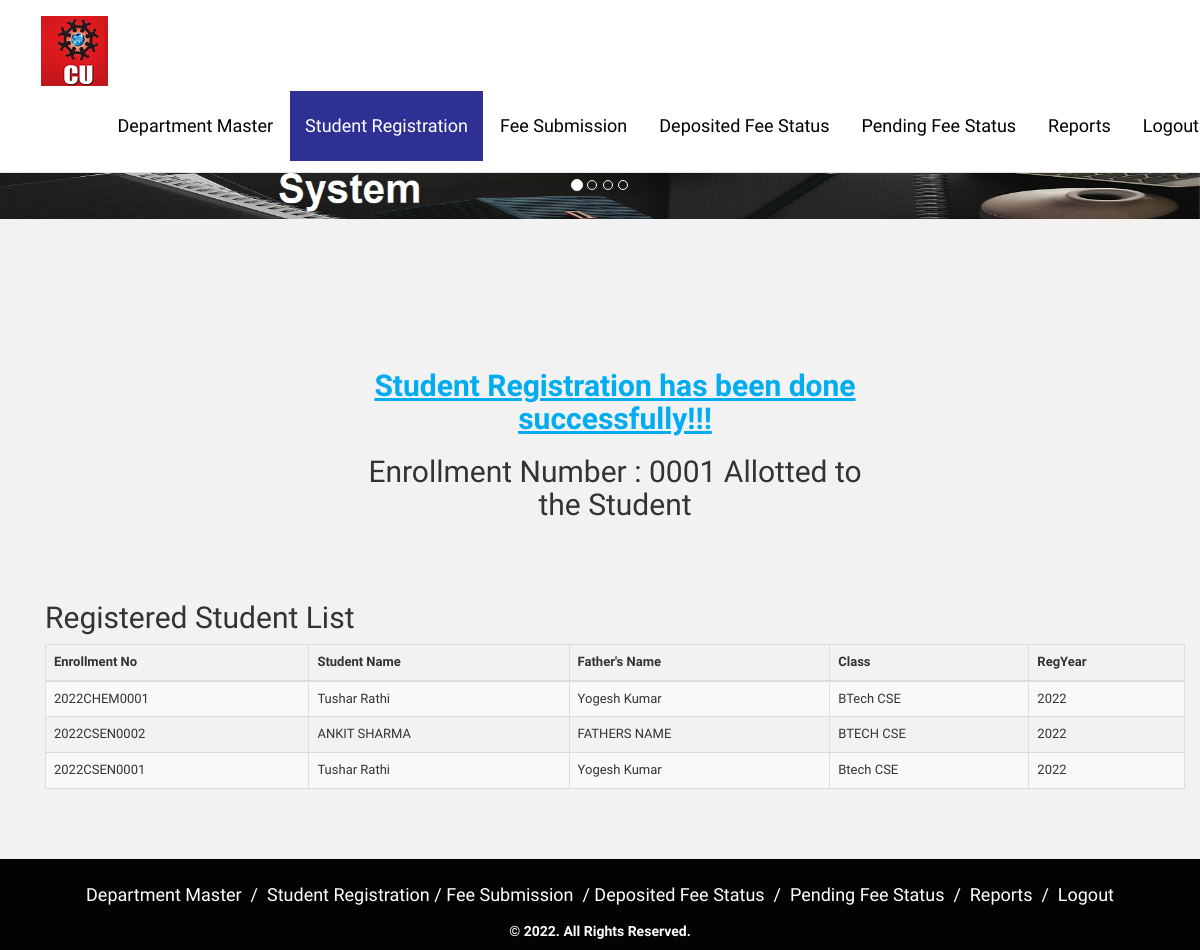
The page /Submitsuccess.php (signed in) on the database its author committed.
### tables this page shows
CREATE TABLE `tblstudent_info` (
  `idno` int(11) NOT NULL AUTO_INCREMENT,
  `id` int(12) NOT NULL,
  `EnrollmentNo` varchar(13) NOT NULL,
  `DeptName` varchar(50) NOT NULL,
  `StudentName` varchar(20) NOT NULL,
  `FatherName` varchar(20) NOT NULL,
  `YClass` varchar(20) NOT NULL,
  `YEMail` varchar(50) NOT NULL,
  `ContactNumber` varchar(10) DEFAULT NULL,
  `YAddress` varchar(100) NOT NULL,
  `YState` varchar(30) NOT NULL,
  `YGender` varchar(6) NOT NULL,
  `FeeSubmitted` char(1) NOT NULL,
  `YearS` varchar(4) NOT NULL,
  UNIQUE KEY `idno` (`idno`)
);

### Submitsuccess.php (the view, shortened to what this page needs)
<!doctype html>
<html>
<head>
    <link rel="stylesheet" href="css/bootstrap.min.css" type="text/css">
    <link rel="stylesheet" type="text/css" href="fonts/css/font-awesome.css">
    <link rel="stylesheet" href="css/style.css" type="text/css">
</head>
<?php
$servername = "localhost";
$username = "root";
$password = "";
$dbname = "dbproject";
$conn = mysqli_connect($servername, $username, $password, $dbname);
$deptname = trim($_POST['txtdeptlst']);
$stryearS = trim($_POST['txtyr']);
$stdname = trim($_POST['txtname']);
$fathername = trim($_POST['txtfname']);
$strcls = trim($_POST['txtcls']);
$stremail = trim($_POST['txtemail']);
$pnum = trim($_POST['txtphnumber']);
$Haddress = trim($_POST['txtaddress']);
$stat = trim($_POST['txtstate']);
$strgender = trim($_POST['txtgender']);
$sql1 = "SELECT MAX(ID) as maxRC FROM tblstudent_info WHERE DeptName = '$deptname' AND YearS='$stryearS'";
$result1 = $conn->query($sql1);
if ($result1->num_rows <> 0) {
    while ($row1 = $result1->fetch_assoc()) {
        $enroll1 = $row1["maxRC"];
        $Enroll2 = $enroll1 + 1;
        $strEnroll = (string) $Enroll2;
        if ($Enroll2 > 0 && $Enroll2 < 10) {
            $strEnrollNumber = '000' . $strEnroll;
        }
    }
}
$stryear9 = (string) $stryearS;
$deptname9 = (string) $deptname;
$strEnrollNumber9 = (string) $strEnrollNumber;
$FinalEnrollNO = $stryear9 . $deptname9 . $strEnrollNumber9;
$sql = "INSERT INTO tblstudent_info (id, EnrollmentNo, DeptName, StudentName, FatherName, YClass, YEMail, ContactNumber, YAddress, YState, YGender, FeeSubmitted, YearS)
VALUES ($Enroll2,'$FinalEnrollNO','$deptname', '$stdname', '$fathername', '$strcls', '$stremail', '$pnum', '$Haddress', '$stat', '$strgender', 'N','$stryearS')";
if ($conn->query($sql) === TRUE) {
    $msg = "<u><b> Student Registration has been done successfully!!! </b></u>";
} else {
    echo "Error: " . $sql . "<br>" . $conn->error;
}
?>
<body>
    <nav class="navbar navbar-inverse menu navbar-fixed-top ">
        <div class="container">
            <div class="navbar-header">
                <a class="navbar-brand" href="#"> <img src="images/Logo5.png"></a>
            </div>
            <div class="container">
                <div class="row">
                    <div class="collapse navbar-collapse" id="myNavbar">
                        <ul class="nav navbar-nav menu-title   navbar-right">
                            <li class=""><a href="deptmaster.php">Department Master</a></li>
                            <li class="active"><a href="stdreg.php">Student Registration</a></li>
                            <li class=""><a href="stdfee.php">Fee Submission</a></li>
                            <li class=""><a href="feedetails.php">Deposited Fee Status</a></li>
                            <li class=""><a href="pendingfee.php">Pending Fee Status</a></li>
                            <li class=""><a href="reports.php">Reports</a></li>
                            <li class=""><a href="LogOut.php">Logout</a></li>
                        </ul>
                    </div>
                </div>
            </div>
        </div>
    </nav>
    <section class="jk-slider" id="top">
        <div id="carousel-example" class="carousel slide" data-ride="carousel">
            <ol class="carousel-indicators">
                <li data-target="#carousel-example" data-slide-to="0" class="active"></li>
                <li data-target="#carousel-example" data-slide-to="1"></li>
                <li data-target="#carousel-example" data-slide-to="2"></li>
                <li data-target="#carousel-example" data-slide-to="3"></li>
            </ol>
            <div class="carousel-inner">
                <div class="item active">
                    <a href="#"><img src="images/1.png" /></a>
                </div>
            </div>
        </div>
    </section>
    <section id="contact" style="padding-top: 80px;">
        <div class="container">
            <div class="row">
                <div id="page" class="container inner_container">
                    <div class="container">
                        <div class="row">
                            <div class="col-md-6 col-md-offset-3  fm">
                                <div class="col-md-12 text-center heading">
                                    <h2><span class="section-tittle" style="color:#01acf1; font-weight:bold;"><?php echo  $msg ?> </span></h1>
                                        <h2> Enrollment Number : <?php echo  $FinalEnrollNO ?> Allotted to the Student</h2>
                                </div>
                            </div>
                        </div>
                    </div>
                </div>
            </div>
            <?php
            $servername = "localhost";
            $username = "root";
            $password = "";
            $dbname = "dbproject";
            $conn = mysqli_connect($servername, $username, $password, $dbname);
            $sql1 = "SELECT EnrollmentNo, StudentName, FatherName, YClass, YearS FROM tblstudent_info ORDER BY YearS, deptname, StudentName ";
            $result1 = $conn->query($sql1);
            if ($result1->num_rows <> 0) { ?>
                <div class="container">
                    <h2>Registered Student List</h2>
                    <table class="table table-bordered table-striped table-responsive-stack" id="tableOne">
                        <thead class="thead-dark">
                            <tr>
                                <th>Enrollment No</th>
                                <th>Student Name</th>
                                <th>Father's Name</th>
                                <th>Class</th>
                                <th>RegYear</th>
                            </tr>
                        </thead>
                        <tbody>
                            <?php
                            while ($row1 = $result1->fetch_assoc()) {
                            ?>
                                <tr>
                                    <td><?php echo $row1["EnrollmentNo"]; ?></td>
                                    <td><?php echo $row1["StudentName"]; ?></td>
                                    <td><?php echo $row1["FatherName"]; ?></td>
                                    <td><?php echo $row1["YClass"]; ?></td>
                                    <td><?php echo $row1["YearS"]; ?></td>
                                </tr>
                            <?php
                            }
                            ?>
                        </tbody>
                    </table>
                </div>
            <?php
            }
            ?>
        </div>
    </section>
    <footer id="footer" class="footer">
        <div class="container">
            <div class="row text-center">
                <div class="col-sm-12">
                    <h4><a href="deptmaster.php"><span style="color: white; ">Department Master</span></a> &nbsp;/&nbsp; <a href="stdreg.php"><span style="color: white; ">Student Registration</span></a>&nbsp;/&nbsp;<a href="stdfee.php"><span style="color: white; ">Fee Submission</span></a> &nbsp;/&nbsp;<a href="feedetails.php"><span style="color: white; ">Deposited Fee Status</span></a> &nbsp;/&nbsp; <a href="pendingfee.php"><span style="color: white; ">Pending Fee Status</span></a> &nbsp;/&nbsp; <a href="reports.php"><span style="color: white; ">Reports</span></a> &nbsp;/&nbsp; <a href="LogOut.php"><span style="color: white; ">Logout</span></a></h4>
                </div>
            </div>
        </div>
        <div class="container">
            <div class="row text-center">
                <h5 style="color: white; font-weight: bold;">© 2022. All Rights Reserved.</h5>
            </div>
        </div>
    </footer>
</body>
</html>

### css/style.css (style rules this page uses)
body { margin: 0 !important; padding: 0 !important; width: 100%; height:auto; font-size:13px; position: relative; font-family: 'PT Sans', sans-serif; overflow-x: hidden; }
.navbar-brand { float: left; padding: 0px 15px 80px; font-size: 18px; line-height: 20px; }
footer { background: #030303 !important; color: white; }
footer { padding-top: 16px; }
.menu { margin-top: 0px; border-bottom: 1px solid #e6e2e2; background-color: #fff; padding: 10px; }
.navbar-brand>img { display: block; padding: 6px 11px; }
.navbar-inverse .navbar-nav>.active>a, .navbar-inverse .navbar-nav>.active>a:focus, .navbar-inverse .navbar-nav>.active>a:hover { color: #fff !important; background-color: #2e3094; }
.menu-title li a { color: #000 !important; font-size: 18px; margin: 1px; }
.heading { padding-top: 30px; }
section#contact { background-color: #f2f2f2; padding-top: 70px; padding-bottom: 50px; }
.fm { padding-bottom: 50px; padding-top: 20px; }
.jk-slider { width:100%; }
.jk-slider { width: 100%; padding-top:93px; }

### rows shown on the page
tblstudent_info: EnrollmentNo "2022CHEM0001", StudentName "Tushar Rathi", FatherName "Yogesh Kumar", YClass "BTech CSE", YearS "2022"
tblstudent_info: EnrollmentNo "2022CSEN0002", StudentName "ANKIT SHARMA", FatherName "FATHERS NAME", YClass "BTECH CSE", YearS "2022"
tblstudent_info: EnrollmentNo "2022CSEN0001", StudentName "Tushar Rathi", FatherName "Yogesh Kumar", YClass "Btech CSE", YearS "2022"

### other values the page prints
$FinalEnrollNO "0001"
